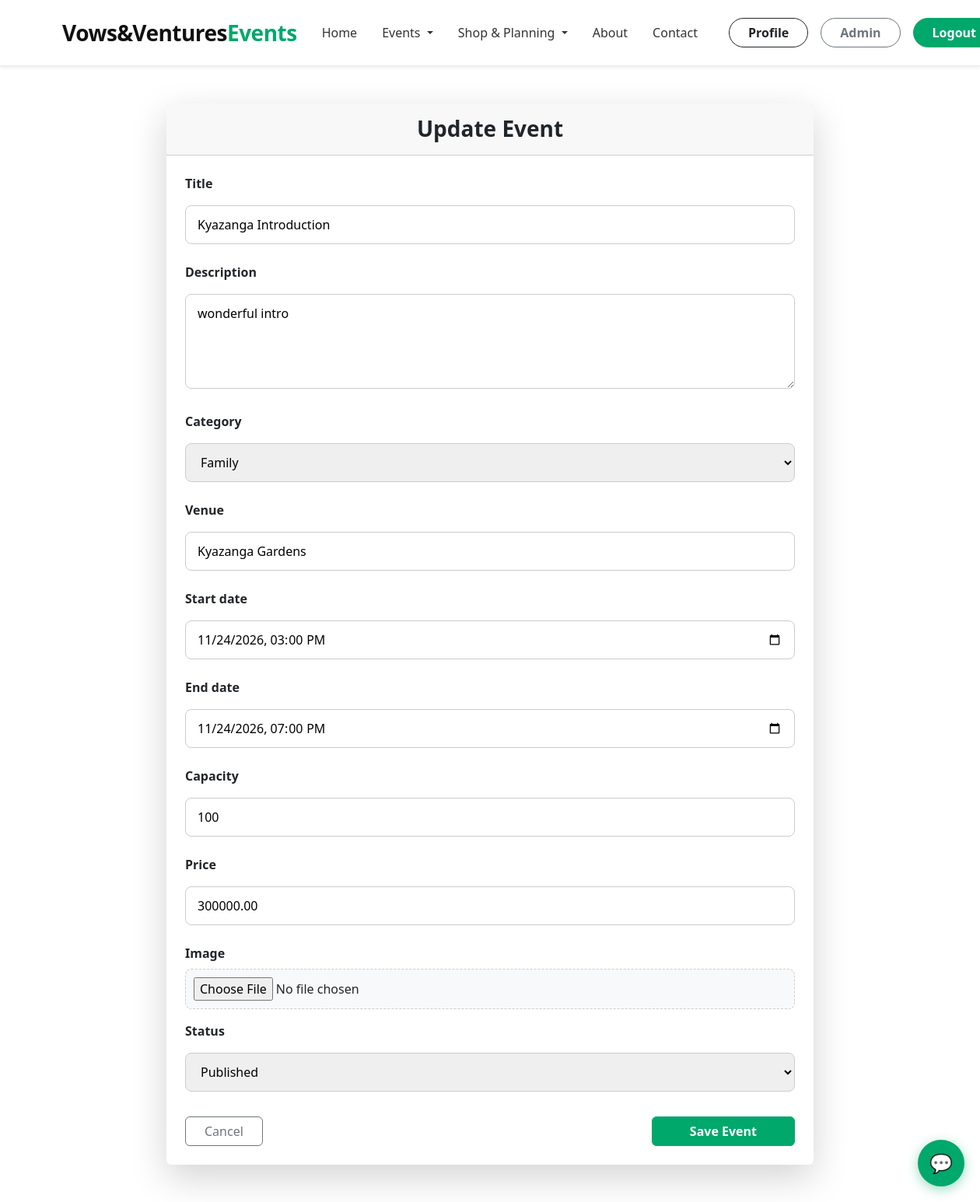
Screenshot of /events/kyazanga-introduction/edit/ (signed in) with the database file from the repository.
### EventLaunch/models.py (models this page shows, shortened)
class Event(models.Model):
    STATUS_CHOICES = [
        ('draft', 'Draft'),
        ('published', 'Published'),
        ('cancelled', 'Cancelled'),
        ('completed', 'Completed'),
    ]
    title = models.CharField(max_length=200)
    slug = models.SlugField(max_length=200, unique=True, blank=True)
    description = models.TextField()
    category = models.ForeignKey(Category, on_delete=models.SET_NULL, null=True, related_name='events')
    organizer = models.ForeignKey(User, on_delete=models.CASCADE, related_name='organized_events')
    venue = models.CharField(max_length=200)
    start_date = models.DateTimeField()
    end_date = models.DateTimeField()
    capacity = models.PositiveIntegerField(default=100)
    price = models.DecimalField(max_digits=8, decimal_places=2, default=0.00)
    image = models.ImageField(upload_to='events/', blank=True, null=True)
    status = models.CharField(max_length=20, choices=STATUS_CHOICES, default='draft')
    created_at = models.DateTimeField(auto_now_add=True)
    updated_at = models.DateTimeField(auto_now=True)
    class Meta:
        ordering = ['-start_date']

### EventLaunch/views.py (the view)
# urls.py: path('events/<slug:slug>/edit/', views.event_update, name='event_update'),
@login_required
def event_update(request, slug):
    event = get_object_or_404(Event, slug=slug)
    if event.organizer != request.user:
        messages.error(request, "You can only edit your own events.")
        return redirect('home')
    if request.method == 'POST':
        form = EventForm(request.POST, request.FILES, instance=event)
        if form.is_valid():
            form.save()
            messages.success(request, "Event updated.")
            return redirect('event_detail', slug=event.slug)
    else:
        form = EventForm(instance=event)
    return render(request, 'events/event_form.html', {'form': form, 'action': 'Update'})

### EventLaunch/forms.py (shortened to what this page needs)
class EventForm(forms.ModelForm):
    class Meta:
        model = Event
        fields = ['title', 'description', 'category', 'venue',
                  'start_date', 'end_date', 'capacity', 'price',
                  'image', 'status']
        widgets = {
            'start_date': forms.DateTimeInput(attrs={'type': 'datetime-local'}),
            'end_date':   forms.DateTimeInput(attrs={'type': 'datetime-local'}),
            'description': forms.Textarea(attrs={'rows': 4}),
        }

### EventLaunch/models.py (called while the page is built)
    def __str__(self):
        return self.name

### templates/events/event_form.html (shortened to what this page needs)
{% extends 'base.html' %}
{% block content %}
<div class="row justify-content-center mt-5 mb-5">
  <div class="col-md-8">
    <div class="card shadow-lg border-0">
      <div class="card-header text-center py-3">
        <h3 class="mb-0 fw-bold">{{ action }} Event</h3>
      </div>
      <div class="card-body p-4">
        <form method="post" enctype="multipart/form-data">
          {% for field in form %}
            <div class="mb-3">
              <label for="{{ field.id_for_label }}" class="form-label fw-bold">{{ field.label }}</label>
              {{ field }}
            </div>
          {% endfor %}
          <div class="d-flex justify-content-between mt-4">
            <a href="{% url 'event_list' %}" class="btn btn-outline-secondary px-4">Cancel</a>
            <button type="submit" class="btn btn-success px-5 fw-bold">Save Event</button>
          </div>
        </form>
      </div>
    </div>
  </div>
</div>
{% endblock %}

### static/css/ralph.css (style rules this page uses)
body { background-color: #ffffff !important; color: #333333; font-family: 'Segoe UI', Tahoma, Geneva, Verdana, sans-serif; }
input[type="text"], input[type="password"], input[type="email"], input[type="number"], input[type="datetime-local"], select, textarea { width: 100%; padding: 12px 15px; margin: 8px 0; display: inline-block; border: 1px solid #cccccc; border-radius: 8px; box-sizing: border-box; font-size: 1rem; transition: border-color 0.3s ease, box-shadow 0.3s ease; }
textarea { min-height: 120px; resize: vertical; }
input[type="file"] { padding: 10px; background: #f8f9fa; border: 1px dashed #ccc; border-radius: 8px; width: 100%; }
.btn-success { background-color: #00a86b !important; border-color: #00a86b !important; }

### rows the page displays
Event: form "Kyazanga Introduction" "wonderful intro" "Family" "Kyazanga Gardens" "11/24/2026 15:00" "11/24/2026 19:00" "100" "300000.00" "Published"

### other values shown
{{ action }} "Update"
{{ field.label }} "Title" "Description" "Category" "Venue" "Start date" "End date" "Capacity" "Price" "Image" "Status"
